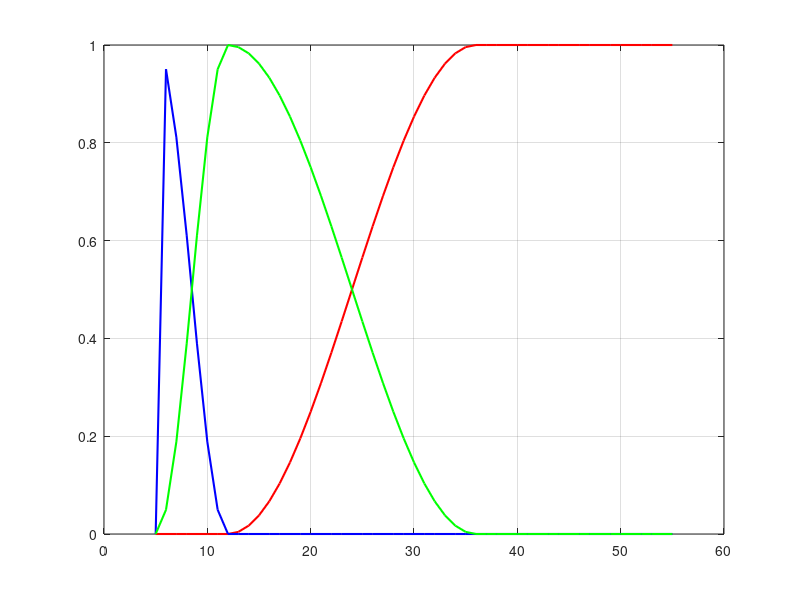

The MATLAB source for this figure:
function velocityParam
r=5; % drone r
R=12; % danger zone R
w=3; % sensor zone wR
step = 1;
space = 55;
% x=0:0.01:10;
% y=x.*(x>=0&x<4)+2*(x>=4&x<6)+(5-x/2).*(x>=6&x<8)+1*(x>=8);
di=r:step:space;
alpha=0*(di>r&di<=R)+(1-cos(pi*(di-R)/(w*R-R)))/2.*(di>R&di<=w*R)+1*(di>w*R);
beta = (1+cos(pi*(di-r)/(R-r)))/2.*(di>r&di<=R)+0*(di>R&di<=w*R)+0*(di>w*R);
gamma = (1-cos(pi*(di-r)/(R-r)))/2.*(di>r&di<=R)+(1+cos(pi*(di-R)/(w*R-R)))/2.*(di>R&di<=w*R)+0*(di>w*R);
plot(di,alpha,'r','linewidth',1.5);
hold on;  
plot(di,beta,'b','linewidth',1.5);
hold on;
plot(di,gamma,'g','linewidth',1.5);
grid on